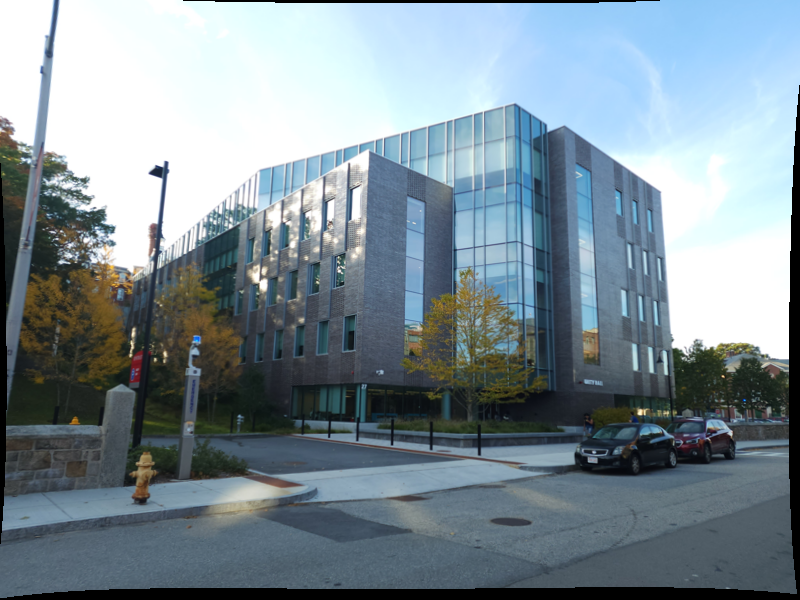
#> input picture P3Data/1.png, 800 x 600 px, found by its file name
$ python sfm_sift.py
#> lines starting #> are read from the running program, lines starting #| are printed output that depends on the picture
import cv2 as cv
import numpy as np

# RANSAC function
def ransac_filter(matches, keypoints1, keypoints2, threshold=10, max_iterations=1000):
    best_model = None
    best_inliers = []

    for _ in range(max_iterations):
        # Randomly sample a minimal subset of matches
        sample = np.random.choice(matches, 4, replace=False)

        src_points = np.float32([keypoints1[m.queryIdx].pt for m in sample]).reshape(-1, 1, 2)
        dst_points = np.float32([keypoints2[m.trainIdx].pt for m in sample]).reshape(-1, 1, 2)

        # Estimate the transformation model (homography matrix)
        model, _ = cv.findHomography(src_points, dst_points, cv.RANSAC, threshold)

        inliers = []
        for match in matches:
            src_point = keypoints1[match.queryIdx].pt
            dst_point = keypoints2[match.trainIdx].pt
            src_point = np.array([src_point[0], src_point[1], 1]).reshape(3, 1)
            transformed_point = np.dot(model, src_point)
            transformed_point /= transformed_point[2]  # Normalize homogeneous coordinates
            distance = np.linalg.norm(transformed_point[:2] - dst_point)

            # Count points as inliers if the distance is within the threshold
            if distance < threshold:
                inliers.append(match)

        # Keep track of the model with the highest number of inliers
        if len(inliers) > len(best_inliers):
            best_model = model
            best_inliers = inliers

    return best_model, best_inliers


# SIFT
sift = cv.SIFT_create()

# Feature Detection and Matching
bf = cv.BFMatcher(cv.NORM_L2, crossCheck=True)

# read images
img1 = cv.imread('P3Data/1.png')
#> img1 is the input picture: shape (600, 800, 3); mean B, G, R 149.2, 140.5, 125
img2 = cv.imread('P3Data/2.png')
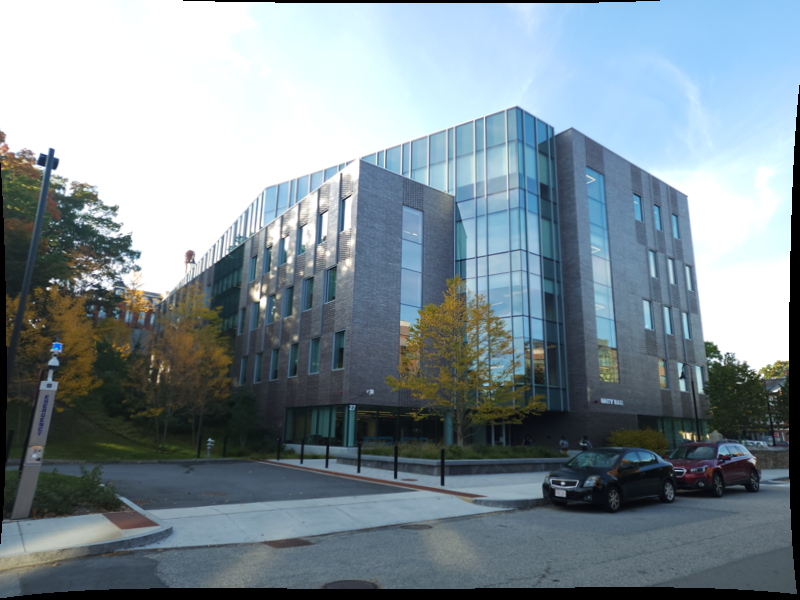
#> input picture P3Data/2.png, 800 x 600 px, found by its file name
#> img2 is the input picture: shape (600, 800, 3); mean B, G, R 148.5, 140.5, 125.7

# convert images to gray
img1 = cv.cvtColor(img1, cv.COLOR_BGR2GRAY)
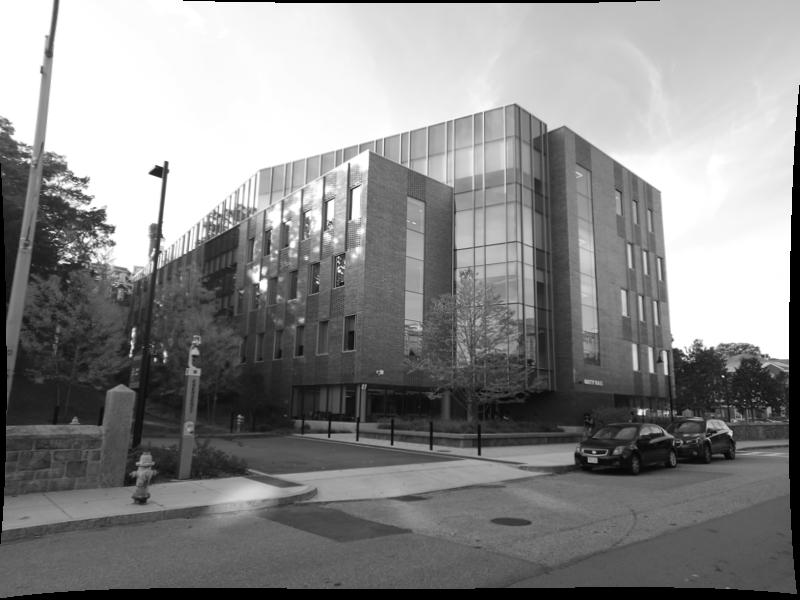
#> img1: shape (600, 800); min 0, max 255, mean 136.9
img2 = cv.cvtColor(img2, cv.COLOR_BGR2GRAY)
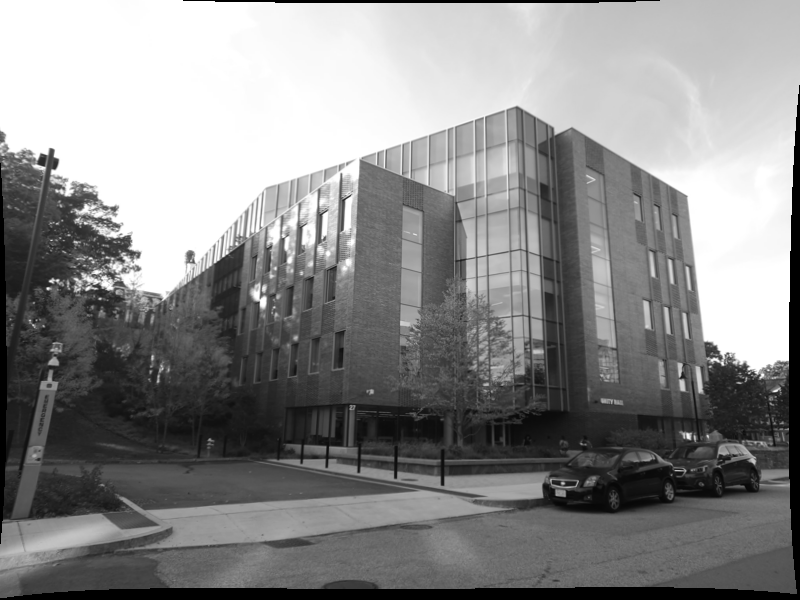
#> img2: shape (600, 800); min 0, max 255, mean 137

# find keypoints and descriptors
keypoints1, descriptors1 = sift.detectAndCompute(img1, None)
#> keypoints1 = 2060 keypoints; strongest (x, y, size): (160, 172, 9.8), (640, 412, 4.4), (166, 163, 3), (156, 233, 10.6)
keypoints2, descriptors2 = sift.detectAndCompute(img2, None)
#> keypoints2 = 2054 keypoints; strongest (x, y, size): (48, 288, 2.2), (51, 281, 3), (688, 436, 4.5), (52, 151, 3.8)

matches = bf.match(descriptors1, descriptors2)
#> matches = 844 matches
matches = sorted(matches, key=lambda x: x.distance)
# print(len(matches))

# img3 = cv.drawMatches(img1, keypoints1, img2, keypoints2, matches[300:600], img2, flags=2)
# cv.imshow('SIFT Matches', img3)

# Apply RANSAC to filter out outliers
threshold = 200  # Distance threshold for inliers
max_iterations = 1000  # Maximum iterations for RANSAC
best_model, best_inliers = ransac_filter(matches, keypoints1, keypoints2, threshold, max_iterations)
#> the loop in ransac_filter, `for _ in range(max_iterations):` made 1000 passes
#> dst_points on passes 1, 5, 12, 15, 20, 34, 37, 38, 40, 41, 42: [[509.3, 314.4], [315.6, 277.2], [463, 334], [334, 232.7]], [[728.5, 379.2], [51.05, 367], [682.9, 303], [527.7, 407]], [[337, 261.8], [399.9, 586.8], [234.9, 236.9], [731.7, 484]], [[777.1, 594], [289.7, 260], [256.4, 274.5], [423.2, 215.6]], [[350.9, 469.5], [359, 188], [155.2, 357.2], [412.2, 428.9]], [[578.6, 158], [113.1, 293], [170.5, 372], [158.3, 376.1]], [[650, 301.8], [471.3, 364], [349.3, 236], [405.4, 246]], [[96.13, 189.6], [491.9, 311], [48.31, 292], [659.4, 458.4]], [[19.55, 160], [122.1, 260.8], [337, 261.8], [186.1, 250.1]], [[95.43, 209.1], [274.2, 265], [113.1, 293], [665.4, 365.9]], [[100, 220.2], [691.6, 384], [55.42, 278.1], [348.7, 176.1]]
#> src_points on passes 4, 6, 13, 16, 44, 48: [[338.6, 187], [432.5, 376.5], [323.2, 279], [388.8, 431.1]], [[540, 247.6], [777.1, 593.9], [202, 371], [420.3, 439.5]], [[421, 319.8], [260, 193.6], [305.7, 434.9], [535.4, 133.7]], [[227.2, 207.4], [431.1, 434], [413, 432.5], [111.3, 236.5]], [[322, 155.5], [413, 432.5], [269.1, 240.4], [679, 434.9]], [[257.1, 248.7], [515.1, 105], [711.5, 348.2], [332, 213.6]]
#> after the loop in ransac_filter, `for _ in range(max_iterations):`: best_inliers = 328 matches
#> best_model = [[0.83, -0.548, 117.2], [0.391, -0.169, 160.8], [0.000859, -0.00189, 1]]; best_inliers = 328 matches

img4 = cv.drawMatches(img1, keypoints1, img2, keypoints2, best_inliers, None)
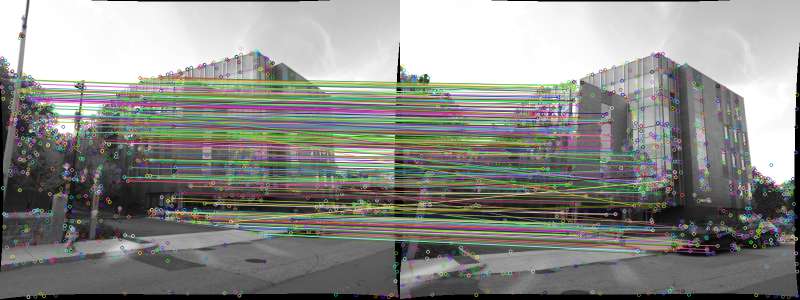
#> img4: shape (600, 1600, 3) (shown at 1/2 size); mean of channels 0, 1, 2 136.2, 140.3, 139.5; drawn as B, G, R
cv.imshow('Inlier Matches', img4)


cv.waitKey(0)
cv.destroyAllWindows()
